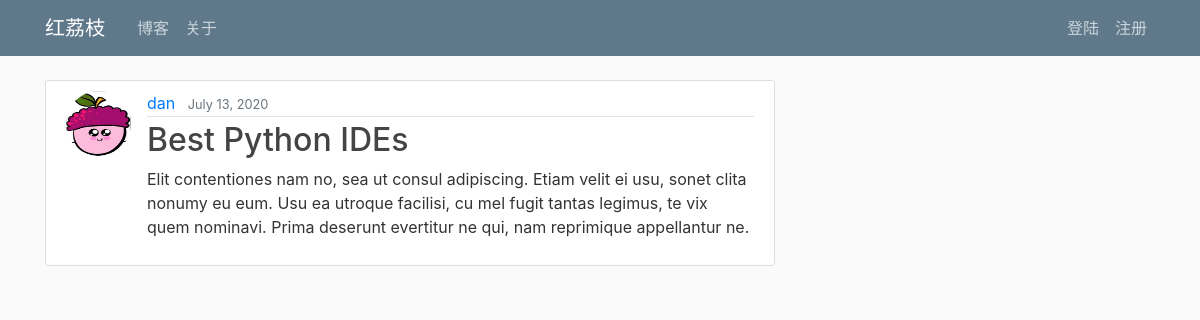
Page /blog/23/ on the committed database.
### blog/models.py (models this page shows, shortened)
class Blog(models.Model):
    author      = models.ForeignKey(User, on_delete=models.CASCADE)
    date_posted = models.DateTimeField(default=timezone.now)
    title       = models.CharField(max_length=100)
    content     = models.TextField()
    image       = models.ImageField(upload_to = "blog_img/", blank=True)

### user/models.py (models this page shows, shortened)
class Profile(models.Model):
    user = models.OneToOneField(User, on_delete=models.CASCADE)
    image = models.ImageField(default='default.jpg', upload_to='user/profile_pics')

### blog/views.py (the view)
# urls.py: path('<int:pk>/', BlogDetailView.as_view(), name='blog_detail'),
class BlogDetailView(DetailView):
    model = Blog

### blog/templates/blog/blog_detail.html (shortened to what this page needs)
{% extends "page/page_base.html" %}
{% block content %}
    <article class="media content-section">
        <img class="rounded-circle article-img" src="{{ object.author.profile.image.url }}">
        <div class="media-body">
            <div class="article-metadata">
                <a class="mr-2" href="{% url 'blog_user_blogs' blog.author.username %}">{{ object.author }}</a>
                <small class="text-muted">{{ object.date_posted|date:"F d, Y" }}</small>
            </div>
            <h2 class="article-title">{{ object.title }}</h2>
            <p class="article-content">{{ object.content }}</p>
        </div>
    </article>
{% endblock content %}

### page/static/page/main.css (style rules this page uses)
body { background: #fafafa; color: #333333; margin-top: 5rem; }
h1, h2, h3, h4, h5, h6 { color: #444444; }
.content-section { background: #ffffff; padding: 10px 20px; border: 1px solid #dddddd; border-radius: 3px; margin-bottom: 20px; }
.article-title { color: #444444; }
.article-content { white-space: pre-line; }
.article-img { height: 65px; width: 65px; margin-right: 16px; }
.article-metadata { padding-bottom: 1px; margin-bottom: 4px; border-bottom: 1px solid #e3e3e3 }

### rows in the picture
Blog: author.profile.image (picture), author "dan", date_posted "July 13, 2020", title "Best Python IDEs", content "Elit contentiones nam no, sea ut consul adipiscing. Etiam velit ei usu, sonet clita nonumy eu eum. Usu ea utroque facilisi, cu mel fugit tantas legimus, te vix quem nominavi. Prima deserunt evertitur ne qui, nam reprimique appellantur ne."
